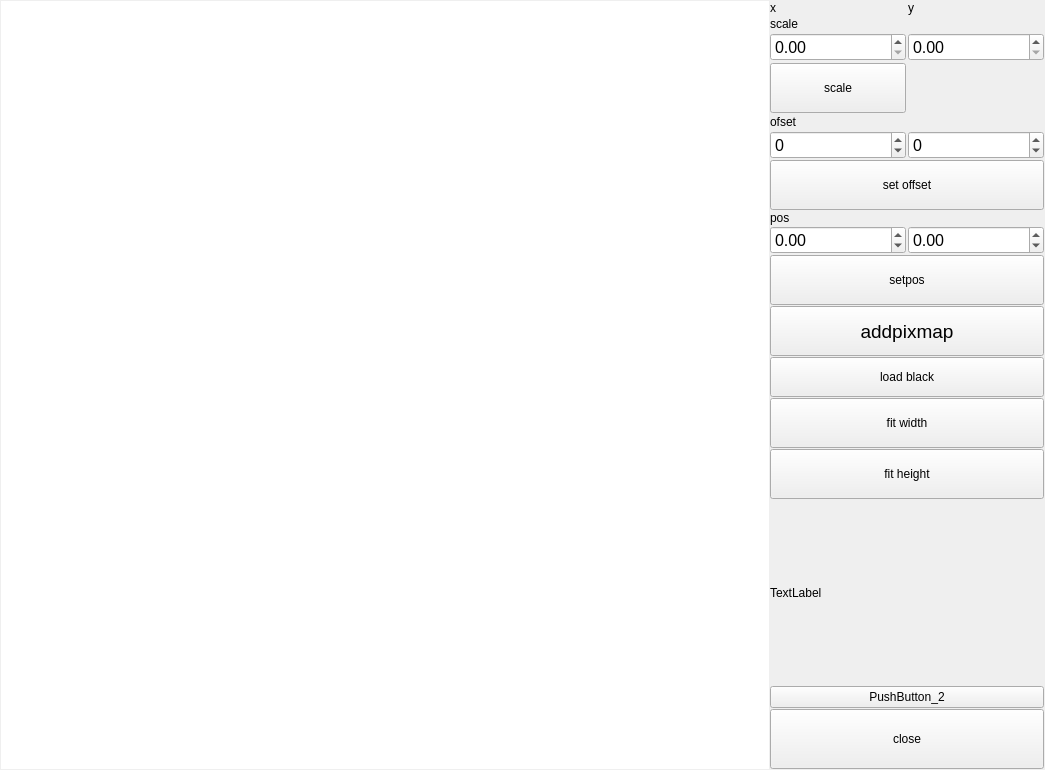
<?xml version="1.0" encoding="UTF-8"?>
<ui version="4.0">
 <class>MainWindow</class>
 <widget class="QMainWindow" name="MainWindow">
  <property name="geometry">
   <rect>
    <x>0</x>
    <y>0</y>
    <width>1045</width>
    <height>664</height>
   </rect>
  </property>
  <property name="windowTitle">
   <string>MainWindow</string>
  </property>
  <widget class="QWidget" name="centralwidget">
   <layout class="QHBoxLayout" name="horizontalLayout_2">
    <property name="spacing">
     <number>1</number>
    </property>
    <property name="leftMargin">
     <number>1</number>
    </property>
    <property name="topMargin">
     <number>1</number>
    </property>
    <property name="rightMargin">
     <number>1</number>
    </property>
    <property name="bottomMargin">
     <number>1</number>
    </property>
    <item>
     <widget class="QGraphicsView" name="gv1">
      <property name="sizePolicy">
       <sizepolicy hsizetype="Fixed" vsizetype="Fixed">
        <horstretch>0</horstretch>
        <verstretch>0</verstretch>
       </sizepolicy>
      </property>
      <property name="minimumSize">
       <size>
        <width>768</width>
        <height>768</height>
       </size>
      </property>
      <property name="frameShape">
       <enum>QFrame::NoFrame</enum>
      </property>
      <property name="frameShadow">
       <enum>QFrame::Plain</enum>
      </property>
      <property name="lineWidth">
       <number>0</number>
      </property>
      <property name="midLineWidth">
       <number>0</number>
      </property>
     </widget>
    </item>
    <item>
     <layout class="QVBoxLayout" name="verticalLayout">
      <property name="spacing">
       <number>1</number>
      </property>
      <item>
       <layout class="QGridLayout" name="gridLayout">
        <property name="spacing">
         <number>2</number>
        </property>
        <item row="1" column="0">
         <widget class="QLabel" name="label_3">
          <property name="sizePolicy">
           <sizepolicy hsizetype="Preferred" vsizetype="Fixed">
            <horstretch>0</horstretch>
            <verstretch>0</verstretch>
           </sizepolicy>
          </property>
          <property name="text">
           <string>scale</string>
          </property>
         </widget>
        </item>
        <item row="0" column="1">
         <widget class="QLabel" name="label_2">
          <property name="sizePolicy">
           <sizepolicy hsizetype="Preferred" vsizetype="Fixed">
            <horstretch>0</horstretch>
            <verstretch>0</verstretch>
           </sizepolicy>
          </property>
          <property name="text">
           <string>y</string>
          </property>
         </widget>
        </item>
        <item row="4" column="0">
         <widget class="QLabel" name="label_4">
          <property name="sizePolicy">
           <sizepolicy hsizetype="Preferred" vsizetype="Fixed">
            <horstretch>0</horstretch>
            <verstretch>0</verstretch>
           </sizepolicy>
          </property>
          <property name="text">
           <string>ofset</string>
          </property>
         </widget>
        </item>
        <item row="0" column="0">
         <widget class="QLabel" name="label">
          <property name="sizePolicy">
           <sizepolicy hsizetype="Preferred" vsizetype="Fixed">
            <horstretch>0</horstretch>
            <verstretch>0</verstretch>
           </sizepolicy>
          </property>
          <property name="text">
           <string>x</string>
          </property>
         </widget>
        </item>
        <item row="5" column="0">
         <widget class="QSpinBox" name="spinBoxx">
          <property name="font">
           <font>
            <pointsize>12</pointsize>
           </font>
          </property>
          <property name="minimum">
           <number>-400000</number>
          </property>
          <property name="maximum">
           <number>400000</number>
          </property>
         </widget>
        </item>
        <item row="5" column="1">
         <widget class="QSpinBox" name="spinBoxy">
          <property name="sizePolicy">
           <sizepolicy hsizetype="Preferred" vsizetype="Fixed">
            <horstretch>0</horstretch>
            <verstretch>0</verstretch>
           </sizepolicy>
          </property>
          <property name="font">
           <font>
            <pointsize>12</pointsize>
           </font>
          </property>
          <property name="minimum">
           <number>-400000</number>
          </property>
          <property name="maximum">
           <number>400000</number>
          </property>
         </widget>
        </item>
        <item row="3" column="0">
         <widget class="QPushButton" name="pushButton_4">
          <property name="minimumSize">
           <size>
            <width>0</width>
            <height>50</height>
           </size>
          </property>
          <property name="text">
           <string>scale</string>
          </property>
         </widget>
        </item>
        <item row="2" column="0">
         <widget class="QDoubleSpinBox" name="SpinBoxscalex">
          <property name="minimumSize">
           <size>
            <width>0</width>
            <height>21</height>
           </size>
          </property>
          <property name="font">
           <font>
            <pointsize>12</pointsize>
           </font>
          </property>
         </widget>
        </item>
        <item row="2" column="1">
         <widget class="QDoubleSpinBox" name="SpinBoxscaley">
          <property name="minimumSize">
           <size>
            <width>0</width>
            <height>21</height>
           </size>
          </property>
          <property name="font">
           <font>
            <pointsize>12</pointsize>
           </font>
          </property>
         </widget>
        </item>
       </layout>
      </item>
      <item>
       <widget class="QPushButton" name="pushButton_move">
        <property name="minimumSize">
         <size>
          <width>0</width>
          <height>50</height>
         </size>
        </property>
        <property name="text">
         <string>set offset</string>
        </property>
       </widget>
      </item>
      <item>
       <widget class="QLabel" name="label_5">
        <property name="sizePolicy">
         <sizepolicy hsizetype="Preferred" vsizetype="Fixed">
          <horstretch>0</horstretch>
          <verstretch>0</verstretch>
         </sizepolicy>
        </property>
        <property name="text">
         <string>pos</string>
        </property>
       </widget>
      </item>
      <item>
       <layout class="QHBoxLayout" name="horizontalLayout">
        <property name="spacing">
         <number>2</number>
        </property>
        <item>
         <widget class="QDoubleSpinBox" name="spinposx">
          <property name="font">
           <font>
            <pointsize>12</pointsize>
           </font>
          </property>
          <property name="minimum">
           <double>-1000000.000000000000000</double>
          </property>
          <property name="maximum">
           <double>1000000.000000000000000</double>
          </property>
         </widget>
        </item>
        <item>
         <widget class="QDoubleSpinBox" name="spinposy">
          <property name="font">
           <font>
            <pointsize>12</pointsize>
           </font>
          </property>
          <property name="minimum">
           <double>-1000000.000000000000000</double>
          </property>
          <property name="maximum">
           <double>1000000.000000000000000</double>
          </property>
         </widget>
        </item>
       </layout>
      </item>
      <item>
       <widget class="QPushButton" name="pbsetpos">
        <property name="minimumSize">
         <size>
          <width>0</width>
          <height>50</height>
         </size>
        </property>
        <property name="text">
         <string>setpos</string>
        </property>
       </widget>
      </item>
      <item>
       <widget class="QPushButton" name="pushButton">
        <property name="minimumSize">
         <size>
          <width>0</width>
          <height>50</height>
         </size>
        </property>
        <property name="font">
         <font>
          <pointsize>14</pointsize>
         </font>
        </property>
        <property name="text">
         <string>addpixmap</string>
        </property>
       </widget>
      </item>
      <item>
       <widget class="QPushButton" name="pbLoadBlack">
        <property name="minimumSize">
         <size>
          <width>0</width>
          <height>40</height>
         </size>
        </property>
        <property name="text">
         <string>load black</string>
        </property>
       </widget>
      </item>
      <item>
       <widget class="QPushButton" name="pushButtonfit">
        <property name="minimumSize">
         <size>
          <width>0</width>
          <height>50</height>
         </size>
        </property>
        <property name="text">
         <string>fit width</string>
        </property>
       </widget>
      </item>
      <item>
       <widget class="QPushButton" name="pbfitheight">
        <property name="minimumSize">
         <size>
          <width>0</width>
          <height>50</height>
         </size>
        </property>
        <property name="text">
         <string>fit height</string>
        </property>
       </widget>
      </item>
      <item>
       <widget class="QLabel" name="label_sz">
        <property name="text">
         <string>TextLabel</string>
        </property>
       </widget>
      </item>
      <item>
       <widget class="QPushButton" name="pushButton_2">
        <property name="text">
         <string>PushButton_2</string>
        </property>
       </widget>
      </item>
      <item>
       <widget class="QPushButton" name="pushButton_3">
        <property name="minimumSize">
         <size>
          <width>0</width>
          <height>60</height>
         </size>
        </property>
        <property name="text">
         <string>close</string>
        </property>
       </widget>
      </item>
     </layout>
    </item>
   </layout>
  </widget>
 </widget>
 <resources/>
 <connections/>
</ui>
